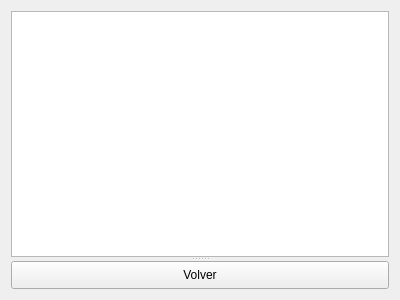
<?xml version="1.0" encoding="UTF-8"?>
<ui version="4.0">
 <class>mostrarranking</class>
 <widget class="QWidget" name="mostrarranking">
  <property name="geometry">
   <rect>
    <x>0</x>
    <y>0</y>
    <width>400</width>
    <height>300</height>
   </rect>
  </property>
  <property name="windowTitle">
   <string>Form</string>
  </property>
  <layout class="QVBoxLayout" name="verticalLayout">
   <item>
    <widget class="QSplitter" name="splitter">
     <property name="orientation">
      <enum>Qt::Vertical</enum>
     </property>
     <widget class="QPlainTextEdit" name="plainTextEdit"/>
     <widget class="QPushButton" name="volver">
      <property name="text">
       <string>Volver</string>
      </property>
     </widget>
    </widget>
   </item>
  </layout>
 </widget>
 <resources/>
 <connections/>
</ui>
